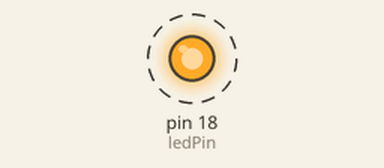
Simulated run of this sketch. Board: Arduino Uno, built with avr-gcc and run on an emulated ATmega328P. Shown: output pins drawn as LEDs (lit = HIGH). Dashed ring = blinking.

Above: at 5.5 s.
Timing chart, 0 to 9.6 s (numbered marks = the images above):
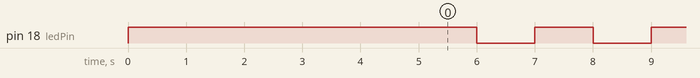

Measured:
- by itself, pin 18 (ledPin): alternates HIGH for 1.0 s and LOW for 1.0 s

The sketch:

sketch_aug3a.ino
```cpp
#define ledPin 18

void setup() {
  pinMode(ledPin, OUTPUT);

  digitalWrite(ledPin, HIGH);
  delay(5000);
}

void loop() {
  digitalWrite(ledPin, HIGH);
  delay(1000);

  digitalWrite(ledPin, LOW);
  delay(1000);
}
```
